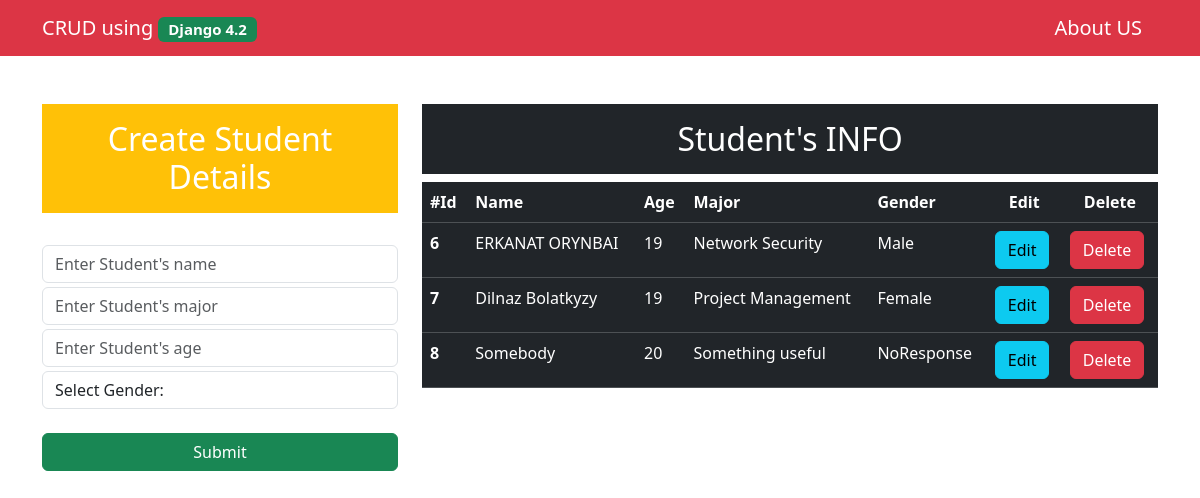
The page / on the database its author committed.
### crud/models.py (models this page shows, shortened)
class Student(models.Model):
    name= models.CharField(max_length=25, blank=False, null=False)
    age=models.IntegerField()
    major= models.CharField(max_length=25, blank=False, null=False)
    gender=models.CharField(max_length=25, blank=False, null=False)

### crud/views.py (the view)
# urls.py: path('', views.index, name='index'),
def index(request):
    data=Student.objects.all()
    context={"data":data}
    return render(request, 'index.html', context)

### templates/index.html (shortened to what this page needs)
<!doctype html>
<html lang="en">
  <head>
    <link href="https://cdn.jsdelivr.net/npm/bootstrap@5.3.3/dist/css/bootstrap.min.css" rel="stylesheet">
  </head>
  <body>
    <nav class="navbar navbar-expand-lg navbar-dark bg-danger">
        <div class="container-md">
        <a class="navbar-brand" href="/">CRUD using <span class="badge text-bg-success">Django 4.2</span> </a>
        <a class="navbar-brand" href="/about">About US</a>
        </div>
    </nav>
    <div class="container mt-5">
        <div class="row">
            <div class="col-md-4">
                <h2 class="text-white bg-warning text-center p-3">Create Student Details</h2>
                <br>
                <form action="/insert" method="post"> {%csrf_token%}
                    <div class="form-group">
                        <input class='form-control' type="text" placeholder="Enter Student's name" name='name' required>
                    </div>
                    <div class="form-group">
                        <input class='form-control mt-1' type="text" placeholder="Enter Student's major" name='major' required>
                    </div>
                    <div class="form-group">
                        <input class='form-control mt-1' type="number" placeholder="Enter Student's age" name='age' required>
                    </div>
                    <div class="form-group ">
                        <select id="gender" class="form-control mt-1" name="gender" required>
                          <option selected>Select Gender:</option>
                        </select>
                    </div>
                    <div class="d-grid gap-2">
                        <button class="btn btn-success mt-4" type="submit">Submit</button>
                      </div>
                </form>
            </div>
            <div class="col-md-8">
                <h2 class="text-center text-white bg-dark p-3">Student's INFO</h2>
                <table class="table table-dark table-hover">
                    <thead>
                      <tr>
                        <th scope="col">#Id</th>
                        <th scope="col">Name</th>
                        <th scope="col">Age</th>
                        <th scope="col">Major</th>
                        <th scope="col">Gender</th>
                        <th scope="col" class="text-center">Edit</th>
                        <th scope="col" class="text-center">Delete</th>
                      </tr>
                    </thead>
                    <tbody>
                        {%for info in data%}
                      <tr>
                        <th scope="row">{{info.id}}</th>
                        <td>{{info.name}}</td>
                        <td>{{info.age}}</td>
                        <td>{{info.major}}</td>
                        <td>{{info.gender}}</td>
                        <td><a href='/update/{{info.id}}' type="button" class="btn btn-info" >Edit</a></td>
                        <td><a href='/delete/{{info.id}}' class="btn btn-danger" type="button">Delete</a></td>
                      </tr>
                      {% endfor%}
                    </tbody>
                  </table>
            </div>
        </div>
    </div>
  </body>
</html>

### rows shown on the page
Student: id "6", name "ERKANAT ORYNBAI", age "19", major "Network Security", gender "Male"
Student: id "7", name "Dilnaz Bolatkyzy", age "19", major "Project Management", gender "Female"
Student: id "8", name "Somebody", age "20", major "Something useful", gender "NoResponse"
